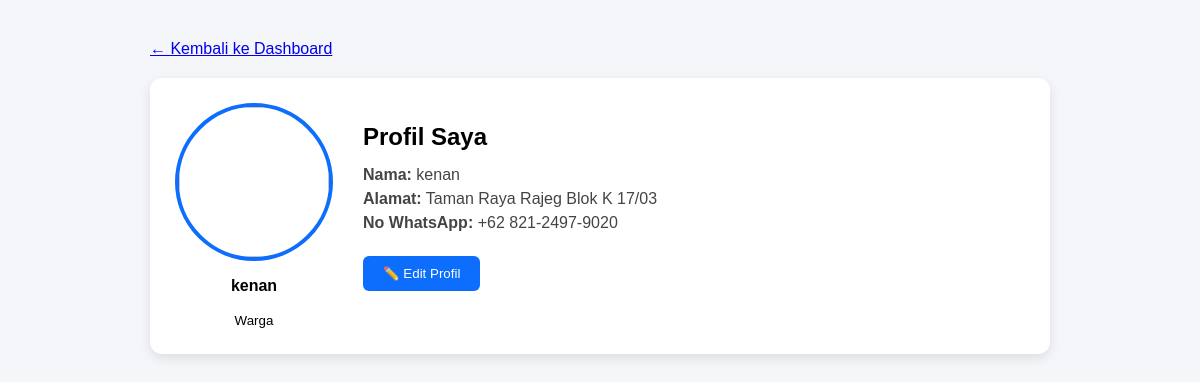
Screenshot of /profile.php (signed in) with the database file from the repository.
### tables this page shows
CREATE TABLE `users` (
  `id` int(11) NOT NULL,
  `nama` varchar(100) DEFAULT NULL,
  `email` varchar(100) DEFAULT NULL,
  `password` varchar(255) DEFAULT NULL,
  `role` enum('admin','warga') DEFAULT NULL,
  `no_wa` varchar(20) DEFAULT NULL,
  `alamat` text DEFAULT NULL,
  `created_at` timestamp NOT NULL DEFAULT current_timestamp(),
  `foto` varchar(255) DEFAULT NULL
);

### profile.php (the view, shortened to what this page needs)
<?php
require_once "../config/database.php";
$id = $_SESSION['user_id'];
$q = mysqli_query($conn, "SELECT * FROM users WHERE id='$id'");
$user = mysqli_fetch_assoc($q);
?>
<!DOCTYPE html>
<html lang="id">
<head>
</head>
<body>
<div class="container">
    <a href="dashboard.php" class="btn-back">← Kembali ke Dashboard</a>
    <div class="card">
        <div class="profile-img">
            <img src="../uploads/profile/<?= !empty($user['foto']) ? $user['foto'] : '../default.png'; ?>">
            <p><strong><?= $user['nama']; ?></strong></p>
            <small><?= ucfirst($user['role']); ?></small>
        </div>
        <div class="profile-info">
            <h2>Profil Saya</h2>
            <div id="viewMode" class="info">
                <p><strong>Nama:</strong> <?= $user['nama']; ?></p>
                <p><strong>Alamat:</strong> <?= $user['alamat']; ?></p>
                <p><strong>No WhatsApp:</strong> <?= $user['no_wa']; ?></p>
                <br>
                <button class="edit-btn" onclick="editProfile()">✏️ Edit Profil</button>
            </div>
        </div>
    </div>
</div>
</body>
</html>

### profile.php (style rules this page uses)
body { font-family: Arial, sans-serif; background: #f4f6f9; }
.container { max-width: 900px; margin: 40px auto; }
.card { background: #fff; border-radius: 12px; padding: 25px; box-shadow: 0 4px 12px rgba(0,0,0,.1); display: flex; gap: 30px; margin-top: 20px; }
.profile-img { text-align: center; }
.profile-img img { width: 150px; height: 150px; border-radius: 50%; object-fit: cover; border: 4px solid #0d6efd; }
.profile-info { flex: 1; }
.profile-info h2 { margin-bottom: 15px; }
.info p { margin: 6px 0; color: #444; }
button { padding: 10px 20px; border: none; border-radius: 6px; cursor: pointer; }
.edit-btn { background: #0d6efd; color: #fff; }

### rows the page displays
users: nama "kenan", role "Warga", alamat "Taman Raya Rajeg Blok K 17/03", no_wa "+62 821-2497-9020"
